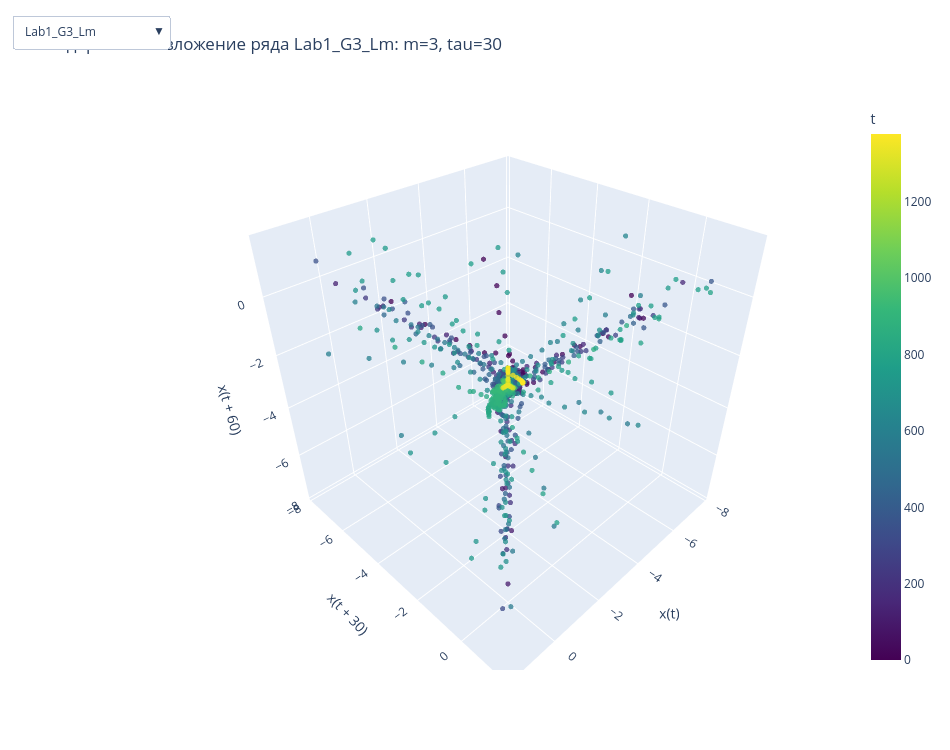

The cell this chart's notebook holds for it:
### Code cell
import numpy as np
import plotly.graph_objects as go

# ограничим число точек, чтобы график не лагал
MAX_POINTS = 3000

fig = go.Figure()

columns = list(all_embeddings.keys())

for i, col in enumerate(columns):
    info = all_embeddings[col]
    X = info["X"]
    tau = info["tau"]
    m = info["dimension"]

    # если размерность больше 3 — берём первые 3 координаты
    if X.shape[1] < 3:
        continue

    X_plot = X[:MAX_POINTS]
    time_index = np.arange(X_plot.shape[0])

    fig.add_trace(
        go.Scatter3d(
            x=X_plot[:, 0],
            y=X_plot[:, 1],
            z=X_plot[:, 2],
            mode="markers",
            marker=dict(
                size=3,
                opacity=0.75,
                color=time_index,
                colorscale="Viridis",
                colorbar=dict(title="t") if i == 0 else None,
            ),
            name=f"{col}: m={m}, tau={tau}",
            visible=(i == 0),
        )
    )

buttons = []

for i, col in enumerate(columns):
    info = all_embeddings[col]
    tau = info["tau"]
    m = info["dimension"]

    visible = [False] * len(fig.data)
    visible[i] = True

    buttons.append(
        dict(
            label=col,
            method="update",
            args=[
                {"visible": visible},
                {
                    "title": f"Задержанное вложение ряда {col}: m={m}, tau={tau}",
                    "scene": dict(
                        xaxis_title="x(t)",
                        yaxis_title=f"x(t + {tau})",
                        zaxis_title=f"x(t + {2 * tau})",
                    ),
                },
            ],
        )
    )

first_col = columns[0]
first_tau = all_embeddings[first_col]["tau"]
first_m = all_embeddings[first_col]["dimension"]

fig.update_layout(
    title=f"Задержанное вложение ряда {first_col}: m={first_m}, tau={first_tau}",
    updatemenus=[
        dict(
            buttons=buttons,
            direction="down",
            x=0.0,
            y=1.15,
            showactive=True,
        )
    ],
    scene=dict(
        xaxis_title="x(t)",
        yaxis_title=f"x(t + {first_tau})",
        zaxis_title=f"x(t + {2 * first_tau})",
    ),
    width=950,
    height=750,
)

fig.show()
